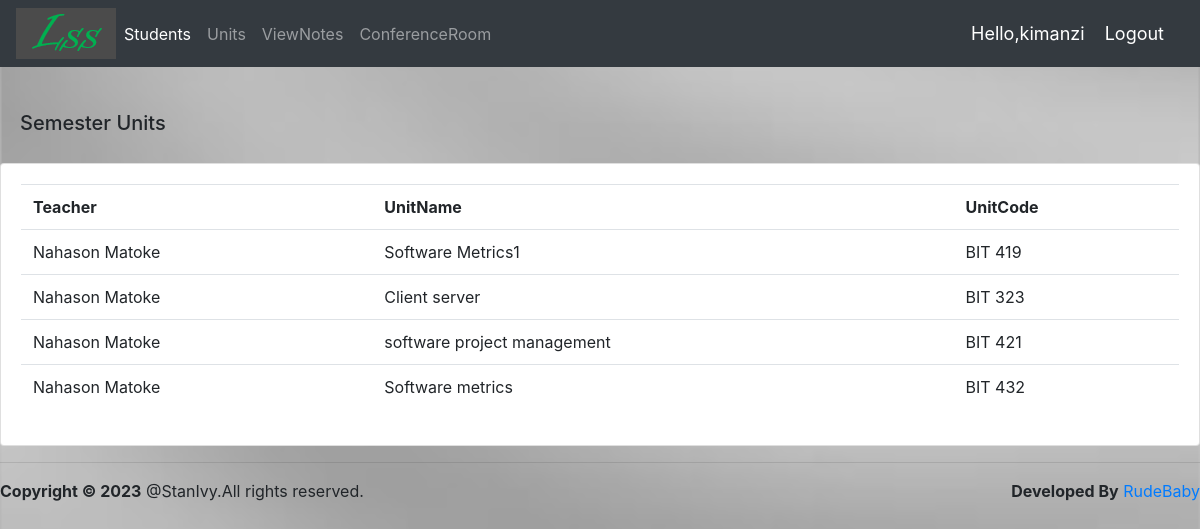
/units/ (signed in), run on the app's committed database.
### events/models.py (models this page shows, shortened)
class unit(models.Model):
    student = models.ForeignKey(student, null=True, on_delete=models.SET_NULL)
    teacher = models.ForeignKey(teacher, null=True, on_delete=models.SET_NULL)
    Book    = models.ForeignKey(Book,null=True,on_delete=models.SET_NULL)
    unitcode = models.CharField(max_length=200, null=True)
    unitname = models.CharField(max_length=200, null=True)
    date_created = models.DateTimeField(auto_now_add=True, null=True)

class teacher(models.Model):
    user = models.OneToOneField(User,null=True, blank=True, on_delete=models.CASCADE)
    name = models.CharField(max_length=200, null=True)
    phone = models.CharField(max_length=200, null=True)
    email = models.CharField(max_length=200, null=True)
    date_created = models.DateTimeField(auto_now_add=True, null=True)
    def __str__(self):
        return self.name

### events/views.py (the view)
# urls.py: path('units/', views.units,name="unit"),
@login_required(login_url='login')
def units(request):
    units = unit.objects.all()
    context={'units':units}
    return render(request,'events/units.html',context)

### events/templates/events/units.html (shortened to what this page needs)
{% extends 'events/main.html'%}
{%load static%}
{% block content %}
<body style="background-image:url('{% static 'images/image5.jpg' %}');background-repeat:repeat;background-size:100;">
<br>
<div class="row">
    <div class="col-md">
        <div class="card-body">
            <h5>Semester Units</h5>
        </div>
        <div class="card card-body">
            <table class="table">
                <tr>
                    <th>Teacher</th>
                    <th>UnitName</th>
                    <th>UnitCode</th>
                </tr>
                {% for i in units %}
                <tr>
                    <td>{{i.teacher}}</td>
                    <td>{{i.unitname}}</td>
                    <td>{{i.unitcode}}</td>
                </tr>
                {% endfor %}
            </table>
        </div>
    </div>
</div>
{% endblock content%}

### events/templates/events/navbar.html (shortened to what this page needs)
{% load static %}
<nav class="navbar navbar-expand-lg navbar-dark bg-dark">
    <img src="{% static 'images/class1.png' %}">
  <div class="collapse navbar-collapse" id="navbarNav">
    <ul class="navbar-nav">
      <li class="nav-item active">
       <a class="nav-link" href="{% url 'students' %}">Students</a>
      </li>
         <li class="nav-item ">
       <a class="nav-link" href="{% url 'unit' %}">Units</a>
      </li>
        <li class="nav-item ">
       <a class="nav-link" href="{% url 'book_list' %}">ViewNotes</a>
      </li>
        <li class="nav-item ">
       <a class="nav-link" href="{% url 'chat' %} ">ConferenceRoom</a>
      </li>
      </ul>
  </div>
    <span class="hello-msg">Hello,{{request.user}}</span>
        <span ><a class="hello-msg" href="{% url 'logout' %}">Logout</a> </span>
</nav>

### static/css/main.css (style rules this page uses)
body { background-color:#ebeff5; }
body { background-image:url(admin.jpg); background-size:100%; }

### events/templates/events/navbar.html (style rules this page uses)
.hello-msg { font-size: 18px; color:#fff; margin-right: 20px }

### data on the page
unit: teacher "Nahason Matoke", unitname "Software Metrics1", unitcode "BIT 419"
unit: teacher "Nahason Matoke", unitname "Client server", unitcode "BIT 323"
unit: teacher "Nahason Matoke", unitname "software project management", unitcode "BIT 421"
unit: teacher "Nahason Matoke", unitname "Software metrics", unitcode "BIT 432"

### other printed values
{{ request.user }} "kimanzi"
